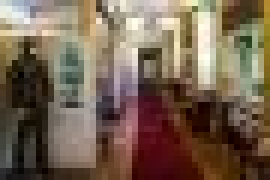
#> input picture back-screen/src/Museum_of_Communism.jpg, 45 x 30 px, given in place of the camera (shown 6 times larger)
$ python motion_detector.py
#> lines starting #> are read from the running program, lines starting #| are printed output that depends on the picture
# USAGE
# python motion_detector.py
# python motion_detector.py --video videos/example_01.mp4

# import the necessary packages
from imutils.video import VideoStream
import argparse
import datetime
import imutils
import time
import cv2

# construct the argument parser and parse the arguments
ap = argparse.ArgumentParser()
ap.add_argument("-v", "--video", help="path to the video file")
ap.add_argument("-a", "--min-area", type=int, default=500, help="minimum area size")
args = vars(ap.parse_args())

# if the video argument is None, then we are reading from webcam
if args.get("video", None) is None:
	vs = VideoStream(src=0).start()
	time.sleep(2.0)

# otherwise, we are reading from a video file
else:
	vs = cv2.VideoCapture(args["video"])

# initialize the first frame in the video stream
firstFrame = None

# loop over the frames of the video
while True:
	# grab the current frame and initialize the occupied/unoccupied
	# text
	frame = vs.read()
#> frame is the input picture: shape (30, 45, 3); mean B, G, R 82.2, 99.8, 118.5
	frame = frame if args.get("video", None) is None else frame[1]
	# if the frame could not be grabbed, then we have reached the end
	# of the video
	if frame is None:
		break

	# resize the frame, convert it to grayscale, and blur it
	frame = imutils.resize(frame, width=500)
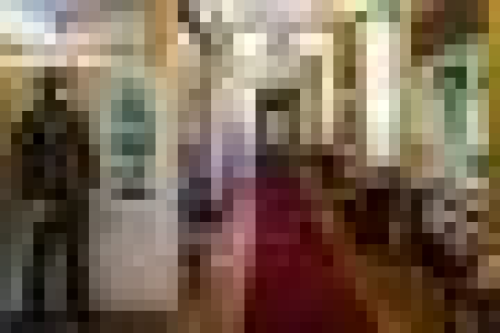
#> frame: shape (333, 500, 3); mean B, G, R 82.2, 99.8, 118.5
	gray = cv2.cvtColor(frame, cv2.COLOR_BGR2GRAY)
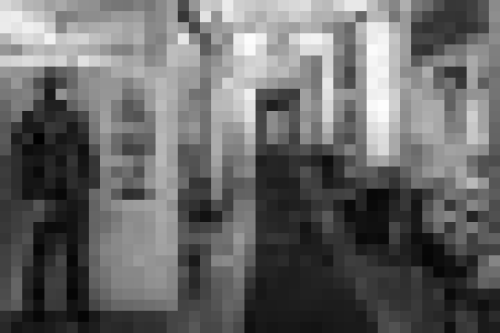
#> gray: shape (333, 500); min 1, max 253, mean 103.4
	gray = cv2.GaussianBlur(gray, (21, 21), 0)
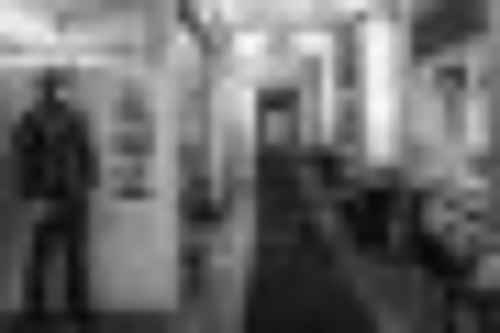
#> gray: shape (333, 500); min 7, max 251, mean 103.4

	# if the first frame is None, initialize it
	if firstFrame is None:
		firstFrame = gray
		continue

	# compute the absolute difference between the current frame and
	# first frame
	frameDelta = cv2.absdiff(firstFrame, gray)
	thresh = cv2.threshold(frameDelta, 25, 255, cv2.THRESH_BINARY)[1]

	# dilate the thresholded image to fill in holes, then find contours
	# on thresholded image
	thresh = cv2.dilate(thresh, None, iterations=2)
	cnts = cv2.findContours(thresh.copy(), cv2.RETR_EXTERNAL,
		cv2.CHAIN_APPROX_SIMPLE)
	cnts = imutils.grab_contours(cnts)
	first = True
	filmed = False
	# loop over the contours
	for c in cnts:
		# if the contour is too small, ignore it
		if cv2.contourArea(c) < args["min_area"]:
			continue

		# compute the bounding box for the contour, draw it on the frame,
		# and update the text
		filmed = True
		if first:
			cv2.putText(frame, datetime.datetime.now().strftime("%A %d %B %Y %I:%M:%S%p"),
				(10, frame.shape[0] - 10), cv2.FONT_HERSHEY_SIMPLEX, 0.35, (0, 0, 255), 1)
			first = False
			cv2.imshow("Motion Detected", frame)
	if not filmed:
		cv2.destroyWindow("Motion Detected")
	# draw the text and timestamp on the frame
	cv2.putText(frame, datetime.datetime.now().strftime("%A %d %B %Y %I:%M:%S%p"),
		(10, frame.shape[0] - 10), cv2.FONT_HERSHEY_SIMPLEX, 0.35, (0, 0, 255), 1)

	# show the frame and record if the user presses a key
	cv2.imshow("Original", frame)
	key = cv2.waitKey(1) & 0xFF

	# if the `q` key is pressed, break from the lop
	if key == ord("q"):
		break

# cleanup the camera and close any open windows
vs.stop() if args.get("video", None) is None else vs.release()
cv2.destroyAllWindows()

$ run again, on back-screen/src/National_Gallery.jpg
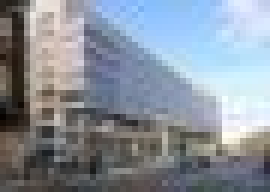
#> input picture back-screen/src/National_Gallery.jpg, 45 x 32 px, given in place of the camera (shown 6 times larger)
#> frame is the input picture: shape (32, 45, 3); mean B, G, R 154.4, 143.9, 135.8
#> frame: shape (355, 500, 3)
#> `gray = cv2.cvtColor(frame, cv2.COLOR_BGR2GRAY)`:
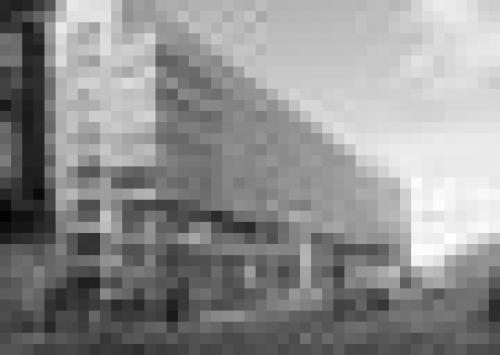
#> gray: shape (355, 500); min 3, max 255, mean 142.7
#> `gray = cv2.GaussianBlur(gray, (21, 21), 0)`:
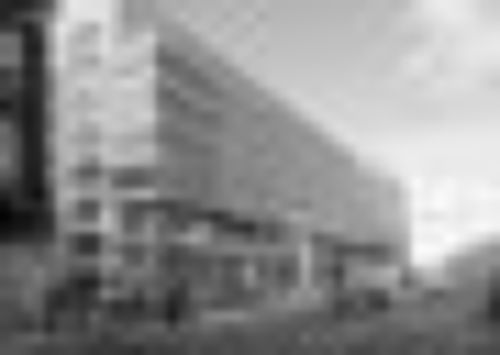
#> gray: shape (355, 500); min 4, max 251, mean 142.7

$ run again, on back-screen/src/National_Monument_at_Vítkov.JPG
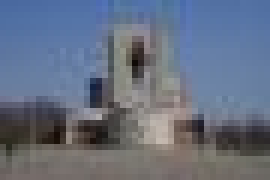
#> input picture back-screen/src/National_Monument_at_Vítkov.JPG, 45 x 30 px, given in place of the camera (shown 6 times larger)
#> frame is the input picture: shape (30, 45, 3); mean B, G, R 129.5, 111.1, 101.6
#> frame: shape (333, 500, 3)
#> `gray = cv2.cvtColor(frame, cv2.COLOR_BGR2GRAY)`:
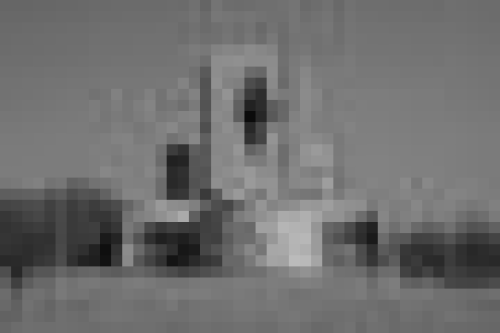
#> gray: shape (333, 500); min 11, max 187, mean 110.4

$ run again, on back-screen/src/National_Museum.jpg
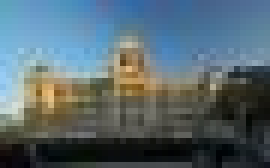
#> input picture back-screen/src/National_Museum.jpg, 45 x 28 px, given in place of the camera (shown 6 times larger)
#> frame is the input picture: shape (28, 45, 3); mean B, G, R 111.3, 104.3, 87.4
#> frame: shape (311, 500, 3)
#> `gray = cv2.cvtColor(frame, cv2.COLOR_BGR2GRAY)`:
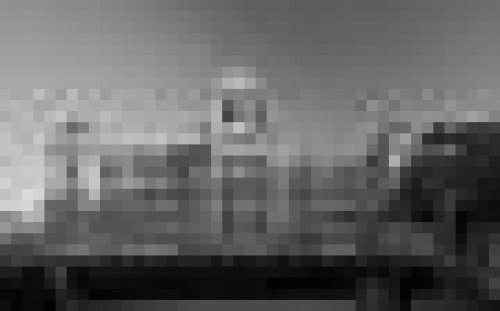
#> gray: shape (311, 500); min 2, max 218, mean 100
